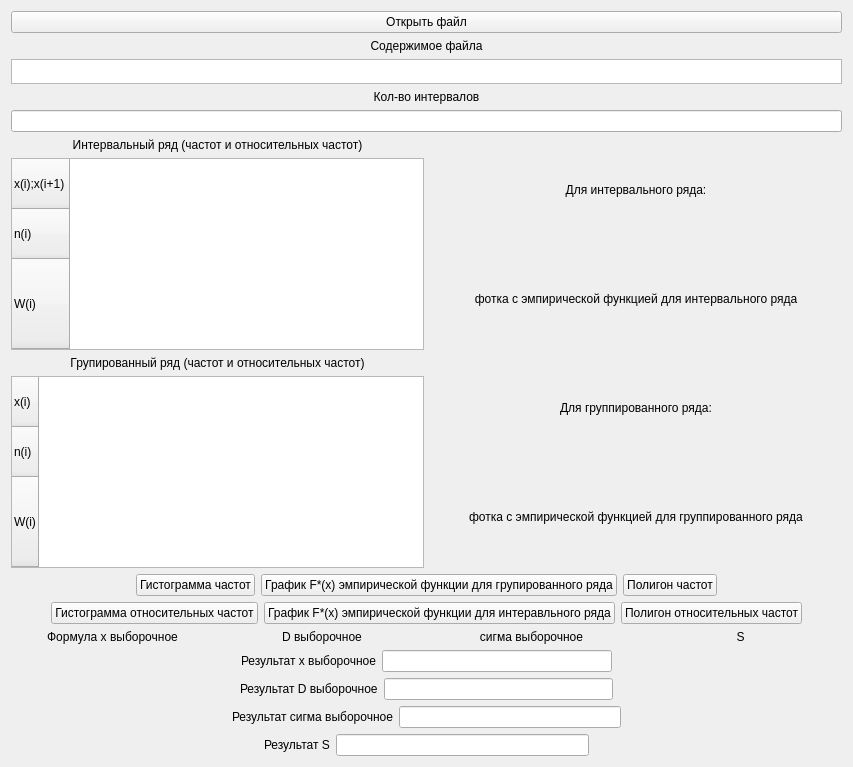
      <widget class="QWidget" name="page_2">
       <layout class="QGridLayout" name="gridLayout_3">
        <item row="11" column="0">
         <layout class="QHBoxLayout" name="horizontalLayout_17">
          <item>
           <widget class="QLabel" name="formulaX_2">
            <property name="text">
             <string>Формула x выборочное</string>
            </property>
            <property name="alignment">
             <set>Qt::AlignCenter</set>
            </property>
           </widget>
          </item>
          <item>
           <widget class="QLabel" name="formulaD_2">
            <property name="text">
             <string>D выборочное</string>
            </property>
            <property name="alignment">
             <set>Qt::AlignCenter</set>
            </property>
           </widget>
          </item>
          <item>
           <widget class="QLabel" name="formulaSigma_2">
            <property name="text">
             <string>сигма выборочное</string>
            </property>
            <property name="alignment">
             <set>Qt::AlignCenter</set>
            </property>
           </widget>
          </item>
          <item>
           <widget class="QLabel" name="formulaS_2">
            <property name="text">
             <string>S</string>
            </property>
            <property name="alignment">
             <set>Qt::AlignCenter</set>
            </property>
           </widget>
          </item>
         </layout>
        </item>
        <item row="0" column="0">
         <widget class="QPushButton" name="openFileBtn_2">
          <property name="text">
           <string>Открыть файл</string>
          </property>
         </widget>
        </item>
        <item row="2" column="0">
         <layout class="QVBoxLayout" name="verticalLayout_23">
          <item>
           <widget class="QLabel" name="label_32">
            <property name="text">
             <string>Кол-во интервалов</string>
            </property>
            <property name="alignment">
             <set>Qt::AlignCenter</set>
            </property>
           </widget>
          </item>
          <item>
           <widget class="QLineEdit" name="userIntervalCount"/>
          </item>
         </layout>
        </item>
        <item row="1" column="0">
         <layout class="QVBoxLayout" name="verticalLayout_21">
          <item>
           <widget class="QLabel" name="label_30">
            <property name="layoutDirection">
             <enum>Qt::LeftToRight</enum>
            </property>
            <property name="text">
             <string>Содержимое файла</string>
            </property>
            <property name="alignment">
             <set>Qt::AlignCenter</set>
            </property>
           </widget>
          </item>
          <item>
           <widget class="QTextEdit" name="fileBuffer_2">
            <property name="sizePolicy">
             <sizepolicy hsizetype="Minimum" vsizetype="Minimum">
              <horstretch>0</horstretch>
              <verstretch>0</verstretch>
             </sizepolicy>
            </property>
            <property name="maximumSize">
             <size>
              <width>16777215</width>
              <height>25</height>
             </size>
            </property>
            <property name="verticalScrollBarPolicy">
             <enum>Qt::ScrollBarAlwaysOff</enum>
            </property>
            <property name="horizontalScrollBarPolicy">
             <enum>Qt::ScrollBarAlwaysOff</enum>
            </property>
            <property name="readOnly">
             <bool>true</bool>
            </property>
            <property name="html">
             <string>&lt;!DOCTYPE HTML PUBLIC &quot;-//W3C//DTD HTML 4.0//EN&quot; &quot;http://www.w3.org/TR/REC-html40/strict.dtd&quot;&gt;
&lt;html&gt;&lt;head&gt;&lt;meta name=&quot;qrichtext&quot; content=&quot;1&quot; /&gt;&lt;meta charset=&quot;utf-8&quot; /&gt;&lt;style type=&quot;text/css&quot;&gt;
p, li { white-space: pre-wrap; }
hr { height: 1px; border-width: 0; }
&lt;/style&gt;&lt;/head&gt;&lt;body style=&quot; font-family:'Arial','sans-serif'; font-size:14px; font-weight:700; font-style:normal;&quot;&gt;
&lt;p style=&quot;-qt-paragraph-type:empty; margin-top:0px; margin-bottom:0px; margin-left:0px; margin-right:0px; -qt-block-indent:0; text-indent:0px;&quot;&gt;&lt;br /&gt;&lt;/p&gt;&lt;/body&gt;&lt;/html&gt;</string>
            </property>
           </widget>
          </item>
         </layout>
        </item>
        <item row="10" column="0">
         <layout class="QHBoxLayout" name="polygonLayout">
          <item>
           <spacer name="horizontalSpacer_17">
            <property name="orientation">
             <enum>Qt::Horizontal</enum>
            </property>
            <property name="sizeType">
             <enum>QSizePolicy::Expanding</enum>
            </property>
            <property name="sizeHint" stdset="0">
             <size>
              <width>40</width>
              <height>20</height>
             </size>
            </property>
           </spacer>
          </item>
          <item>
           <widget class="QPushButton" name="relativeFrequencyHistogramBtn_2">
            <property name="maximumSize">
             <size>
              <width>300</width>
              <height>16777215</height>
             </size>
            </property>
            <property name="text">
             <string>Гистограмма относительных частот</string>
            </property>
           </widget>
          </item>
          <item>
           <widget class="QPushButton" name="empiricalIntervalFunctionBtn_2">
            <property name="text">
             <string>График F*(x) эмпирической функции для интеравльного ряда</string>
            </property>
           </widget>
          </item>
          <item>
           <widget class="QPushButton" name="relativeFrequencyPolygonBtn_2">
            <property name="maximumSize">
             <size>
              <width>300</width>
              <height>16777215</height>
             </size>
            </property>
            <property name="text">
             <string>Полигон относительных частот</string>
            </property>
           </widget>
          </item>
          <item>
           <spacer name="horizontalSpacer_18">
            <property name="orientation">
             <enum>Qt::Horizontal</enum>
            </property>
            <property name="sizeType">
             <enum>QSizePolicy::Expanding</enum>
            </property>
            <property name="sizeHint" stdset="0">
             <size>
              <width>40</width>
              <height>20</height>
             </size>
            </property>
           </spacer>
          </item>
         </layout>
        </item>
        <item row="3" column="0">
         <layout class="QHBoxLayout" name="horizontalLayout_11">
          <property name="leftMargin">
           <number>0</number>
          </property>
          <item>
           <layout class="QVBoxLayout" name="verticalLayout_9">
            <item>
             <widget class="QLabel" name="label_7">
              <property name="layoutDirection">
               <enum>Qt::LeftToRight</enum>
              </property>
              <property name="text">
               <string>Интервальный ряд (частот и относительных частот)</string>
              </property>
              <property name="alignment">
               <set>Qt::AlignCenter</set>
              </property>
             </widget>
            </item>
            <item>
             <widget class="QTableWidget" name="intervalRow2">
              <property name="sizePolicy">
               <sizepolicy hsizetype="Minimum" vsizetype="Preferred">
                <horstretch>0</horstretch>
                <verstretch>0</verstretch>
               </sizepolicy>
              </property>
              <property name="minimumSize">
               <size>
                <width>0</width>
                <height>0</height>
               </size>
              </property>
              <property name="maximumSize">
               <size>
                <width>16777215</width>
                <height>16777215</height>
               </size>
              </property>
              <property name="verticalScrollBarPolicy">
               <enum>Qt::ScrollBarAlwaysOff</enum>
              </property>
              <property name="horizontalScrollBarPolicy">
               <enum>Qt::ScrollBarAsNeeded</enum>
              </property>
              <property name="editTriggers">
               <set>QAbstractItemView::NoEditTriggers</set>
              </property>
              <property name="gridStyle">
               <enum>Qt::SolidLine</enum>
              </property>
              <property name="sortingEnabled">
               <bool>false</bool>
              </property>
              <property name="wordWrap">
               <bool>true</bool>
              </property>
              <property name="cornerButtonEnabled">
               <bool>false</bool>
              </property>
              <property name="columnCount">
               <number>0</number>
              </property>
              <attribute name="horizontalHeaderVisible">
               <bool>false</bool>
              </attribute>
              <attribute name="horizontalHeaderCascadingSectionResizes">
               <bool>false</bool>
              </attribute>
              <attribute name="horizontalHeaderMinimumSectionSize">
               <number>20</number>
              </attribute>
              <attribute name="horizontalHeaderDefaultSectionSize">
               <number>80</number>
              </attribute>
              <attribute name="horizontalHeaderHighlightSections">
               <bool>true</bool>
              </attribute>
              <attribute name="verticalHeaderVisible">
               <bool>true</bool>
              </attribute>
              <attribute name="verticalHeaderDefaultSectionSize">
               <number>50</number>
              </attribute>
              <attribute name="verticalHeaderStretchLastSection">
               <bool>true</bool>
              </attribute>
              <row>
               <property name="text">
                <string>x(i);x(i+1)</string>
               </property>
              </row>
              <row>
               <property name="text">
                <string>n(i)</string>
               </property>
              </row>
              <row>
               <property name="text">
                <string>W(i)</string>
               </property>
              </row>
             </widget>
            </item>
           </layout>
          </item>
          <item>
           <layout class="QVBoxLayout" name="verticalLayout_10">
            <item>
             <widget class="QLabel" name="label_5">
              <property name="text">
               <string>Для интервального ряда:</string>
              </property>
              <property name="alignment">
               <set>Qt::AlignCenter</set>
              </property>
             </widget>
            </item>
            <item>
             <widget class="QLabel" name="empiricalIntervalLatex_2">
              <property name="text">
               <string>фотка с эмпирической функцией для интервального ряда</string>
              </property>
              <property name="alignment">
               <set>Qt::AlignCenter</set>
              </property>
             </widget>
            </item>
           </layout>
          </item>
         </layout>
        </item>
        <item row="12" column="0">
         <layout class="QVBoxLayout" name="verticalLayout_19">
          <item>
           <layout class="QHBoxLayout" name="horizontalLayout_13">
            <item>
             <spacer name="horizontalSpacer_11">
              <property name="orientation">
               <enum>Qt::Horizontal</enum>
              </property>
              <property name="sizeHint" stdset="0">
               <size>
                <width>40</width>
                <height>20</height>
               </size>
              </property>
             </spacer>
            </item>
            <item>
             <widget class="QLabel" name="label_27">
              <property name="text">
               <string>Результат х выборочное</string>
              </property>
             </widget>
            </item>
            <item>
             <widget class="QLineEdit" name="lineX_2">
              <property name="alignment">
               <set>Qt::AlignCenter</set>
              </property>
              <property name="readOnly">
               <bool>true</bool>
              </property>
             </widget>
            </item>
            <item>
             <spacer name="horizontalSpacer_12">
              <property name="orientation">
               <enum>Qt::Horizontal</enum>
              </property>
              <property name="sizeHint" stdset="0">
               <size>
                <width>40</width>
                <height>20</height>
               </size>
              </property>
             </spacer>
            </item>
           </layout>
          </item>
          <item>
           <layout class="QHBoxLayout" name="horizontalLayout_12">
            <item>
             <spacer name="horizontalSpacer_9">
              <property name="orientation">
               <enum>Qt::Horizontal</enum>
              </property>
              <property name="sizeHint" stdset="0">
               <size>
                <width>40</width>
                <height>20</height>
               </size>
              </property>
             </spacer>
            </item>
            <item>
             <widget class="QLabel" name="label_26">
              <property name="text">
               <string>Результат D выборочное</string>
              </property>
             </widget>
            </item>
            <item>
             <widget class="QLineEdit" name="lineD_2">
              <property name="alignment">
               <set>Qt::AlignCenter</set>
              </property>
              <property name="readOnly">
               <bool>true</bool>
              </property>
             </widget>
            </item>
            <item>
             <spacer name="horizontalSpacer_10">
              <property name="orientation">
               <enum>Qt::Horizontal</enum>
              </property>
              <property name="sizeHint" stdset="0">
               <size>
                <width>40</width>
                <height>20</height>
               </size>
              </property>
             </spacer>
            </item>
           </layout>
          </item>
          <item>
           <layout class="QHBoxLayout" name="horizontalLayout_14">
            <item>
             <spacer name="horizontalSpacer_13">
              <property name="orientation">
               <enum>Qt::Horizontal</enum>
              </property>
              <property name="sizeHint" stdset="0">
               <size>
                <width>40</width>
                <height>20</height>
               </size>
              </property>
             </spacer>
            </item>
            <item>
             <widget class="QLabel" name="label_28">
              <property name="text">
               <string>Результат сигма выборочное</string>
              </property>
             </widget>
            </item>
            <item>
             <widget class="QLineEdit" name="lineSigma_2">
              <property name="alignment">
               <set>Qt::AlignCenter</set>
              </property>
              <property name="readOnly">
               <bool>true</bool>
              </property>
             </widget>
            </item>
            <item>
             <spacer name="horizontalSpacer_14">
              <property name="orientation">
               <enum>Qt::Horizontal</enum>
              </property>
              <property name="sizeHint" stdset="0">
               <size>
                <width>40</width>
                <height>20</height>
               </size>
              </property>
             </spacer>
            </item>
           </layout>
          </item>
          <item>
           <layout class="QHBoxLayout" name="horizontalLayout_15">
            <item>
             <spacer name="horizontalSpacer_15">
              <property name="orientation">
               <enum>Qt::Horizontal</enum>
              </property>
              <property name="sizeHint" stdset="0">
               <size>
                <width>40</width>
                <height>20</height>
               </size>
              </property>
             </spacer>
            </item>
            <item>
             <widget class="QLabel" name="label_29">
              <property name="text">
               <string>Результат S</string>
              </property>
             </widget>
            </item>
            <item>
             <widget class="QLineEdit" name="lineS_2">
              <property name="text">
               <string/>
              </property>
              <property name="alignment">
               <set>Qt::AlignCenter</set>
              </property>
              <property name="readOnly">
               <bool>true</bool>
              </property>
             </widget>
            </item>
            <item>
             <spacer name="horizontalSpacer_16">
              <property name="orientation">
               <enum>Qt::Horizontal</enum>
              </property>
              <property name="sizeHint" stdset="0">
               <size>
                <width>40</width>
                <height>20</height>
               </size>
              </property>
             </spacer>
            </item>
           </layout>
          </item>
         </layout>
        </item>
        <item row="9" column="0">
         <layout class="QHBoxLayout" name="horizontalLayout_16">
          <item>
           <spacer name="horizontalSpacer_19">
            <property name="orientation">
             <enum>Qt::Horizontal</enum>
            </property>
            <property name="sizeHint" stdset="0">
             <size>
              <width>40</width>
              <height>20</height>
             </size>
            </property>
           </spacer>
          </item>
          <item>
           <widget class="QPushButton" name="frequencyHistogramBtn_2">
            <property name="maximumSize">
             <size>
              <width>300</width>
              <height>16777215</height>
             </size>
            </property>
            <property name="text">
             <string>Гистограмма частот</string>
            </property>
           </widget>
          </item>
          <item>
           <widget class="QPushButton" name="empiricalGroupFunctionBtn_2">
            <property name="text">
             <string>График F*(x) эмпирической функции для групированного ряда</string>
            </property>
           </widget>
          </item>
          <item>
           <widget class="QPushButton" name="frequencyPolygonBtn_2">
            <property name="maximumSize">
             <size>
              <width>300</width>
              <height>16777215</height>
             </size>
            </property>
            <property name="text">
             <string>Полигон частот</string>
            </property>
           </widget>
          </item>
          <item>
           <spacer name="horizontalSpacer_20">
            <property name="orientation">
             <enum>Qt::Horizontal</enum>
            </property>
            <property name="sizeHint" stdset="0">
             <size>
              <width>40</width>
              <height>20</height>
             </size>
            </property>
           </spacer>
          </item>
         </layout>
        </item>
        <item row="4" column="0">
         <layout class="QHBoxLayout" name="horizontalLayout_18">
          <property name="leftMargin">
           <number>0</number>
          </property>
          <property name="topMargin">
           <number>0</number>
          </property>
          <item>
           <layout class="QVBoxLayout" name="verticalLayout_24">
            <item>
             <widget class="QLabel" name="label_33">
              <property name="layoutDirection">
               <enum>Qt::LeftToRight</enum>
              </property>
              <property name="text">
               <string>Групированный ряд (частот и относительных частот)</string>
              </property>
              <property name="alignment">
               <set>Qt::AlignCenter</set>
              </property>
             </widget>
            </item>
            <item>
             <widget class="QTableWidget" name="groupRow2">
              <property name="sizePolicy">
               <sizepolicy hsizetype="Minimum" vsizetype="Maximum">
                <horstretch>0</horstretch>
                <verstretch>0</verstretch>
               </sizepolicy>
              </property>
              <property name="minimumSize">
               <size>
                <width>0</width>
                <height>0</height>
               </size>
              </property>
              <property name="maximumSize">
               <size>
                <width>16777215</width>
                <height>16777215</height>
               </size>
              </property>
              <property name="verticalScrollBarPolicy">
               <enum>Qt::ScrollBarAlwaysOff</enum>
              </property>
              <property name="horizontalScrollBarPolicy">
               <enum>Qt::ScrollBarAsNeeded</enum>
              </property>
              <property name="editTriggers">
               <set>QAbstractItemView::NoEditTriggers</set>
              </property>
              <property name="gridStyle">
               <enum>Qt::SolidLine</enum>
              </property>
              <property name="sortingEnabled">
               <bool>false</bool>
              </property>
              <property name="wordWrap">
               <bool>true</bool>
              </property>
              <property name="cornerButtonEnabled">
               <bool>false</bool>
              </property>
              <property name="columnCount">
               <number>0</number>
              </property>
              <attribute name="horizontalHeaderVisible">
               <bool>false</bool>
              </attribute>
              <attribute name="horizontalHeaderCascadingSectionResizes">
               <bool>false</bool>
              </attribute>
              <attribute name="horizontalHeaderMinimumSectionSize">
               <number>20</number>
              </attribute>
              <attribute name="horizontalHeaderDefaultSectionSize">
               <number>50</number>
              </attribute>
              <attribute name="horizontalHeaderHighlightSections">
               <bool>true</bool>
              </attribute>
              <attribute name="verticalHeaderVisible">
               <bool>true</bool>
              </attribute>
              <attribute name="verticalHeaderCascadingSectionResizes">
               <bool>false</bool>
              </attribute>
              <attribute name="verticalHeaderDefaultSectionSize">
               <number>50</number>
              </attribute>
              <attribute name="verticalHeaderStretchLastSection">
               <bool>true</bool>
              </attribute>
              <row>
               <property name="text">
                <string>x(i)</string>
               </property>
              </row>
              <row>
               <property name="text">
                <string>n(i)</string>
               </property>
              </row>
              <row>
               <property name="text">
                <string>W(i)</string>
               </property>
              </row>
             </widget>
            </item>
           </layout>
          </item>
          <item>
           <layout class="QVBoxLayout" name="verticalLayout_5">
            <item>
             <widget class="QLabel" name="label_8">
              <property name="text">
               <string>Для группированного ряда:</string>
              </property>
              <property name="alignment">
               <set>Qt::AlignCenter</set>
              </property>
             </widget>
            </item>
            <item>
             <widget class="QLabel" name="empiricalGroupLatex_2">
              <property name="text">
               <string>фотка с эмпирической функцией для группированного ряда</string>
              </property>
              <property name="alignment">
               <set>Qt::AlignCenter</set>
              </property>
             </widget>
            </item>
           </layout>
          </item>
         </layout>
        </item>
       </layout>
      </widget>
